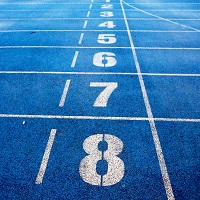
#> input picture 数字图像处理/week11-练习-图像的分割/code/pic/road200x200.jpg, 200 x 200 px
$ jupyter execute 'exercise14-霍夫变换.ipynb'
#> lines starting #> are read from the running program, lines starting #| are printed output that depends on the picture; after the words box and inside, x2 and y2 are one past the last pixel; in counts of white or black regions, pixels touching at a corner belong together; long printed decimals are rounded
[cell 1]
import cv2 as cv              # OpenCV计算机视觉库
import numpy as np            # NumPy数值计算库
import matplotlib.pyplot as plt  # Matplotlib绑图库

[cell 2]
def show(img):
    """自定义显示函数：自动判断灰度图或彩色图并正确显示"""
    if img.ndim == 2:  # 灰度图
        plt.imshow(img, cmap='gray')
    else:  # 彩色图，BGR转RGB
        img = cv.cvtColor(img, cv.COLOR_BGR2RGB)
        plt.imshow(img)
    plt.show()

# 1. Hough直线检测

## 1.1 Hough直线检测的OpenCV实现

### 1.1.1 HoughLines

lines = cv2.HoughLines(image, rho, theta, threshold)
- lines:是一个输出参数，用于存储检测到的直线的参数。通常，这是一个二维数组，每一行代表一条直线，每行包含两个元素，分别是直线的 ρ（rho） 和 θ（theta）参数。
- image:这是输入的二值化图像，通常是Canny边缘检测的输出或其他二值化图像。
- rho  :表示霍夫空间中的距离分辨率（以像素为单位）。它决定了在霍夫空间中离散化的距离间隔大小。
- theta:表示霍夫空间中的角度分辨率（以弧度为单位）。它决定了在霍夫空间中离散化的角度间隔大小。
- threshold:这是一个阈值，表示检测直线所需的最小投票数。只有在霍夫空间中投票超过这个阈值的直线才会被检测到。

[cell 3]
bgr = cv.imread('pic/road200x200.jpg')  # 读取彩色道路图片
#> bgr is the input picture: shape (200, 200, 3); mean B, G, R 179.8, 120.8, 53.7
I   = cv.cvtColor(bgr, cv.COLOR_BGR2GRAY)  # 转为灰度图
E   = cv.Canny(I, 50, 400)  # Canny边缘检测，双阈值50和400
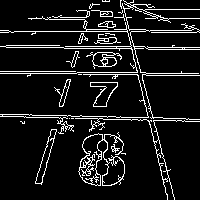
#> E: shape (200, 200); 9.7% white in thin lines or dots

show(E)

[cell 4]
# HoughLines：标准霍夫直线检测，返回每条直线的(rho, theta)参数
lines = cv.HoughLines(E, 2, np.pi/180, 140)  # rho=2像素距离分辨率，theta=1度角度分辨率，threshold=140最小投票数
#> lines = [[72, 1.57], [46, 1.57], [30, 1.57], [32, 1.55], [114, 1.59], [-118, 2.91], [74, 1.55], [-114, 2.86], [-116, 2.9], [48, 1.55], [112, 1.62], [88, 0.262]]
print(lines)       # 原始输出：三维数组 (N,1,2)
#| [[[  72.           1.571]]
#|  [[  46.           1.571]]
#|  [[  30.           1.571]]
#|  [[  32.           1.553 ]]
#|  [[ 114.           1.588]]
#|  [[-118.           2.915]]
#|  [[  74.           1.553 ]]
#|  [[-114.           2.862  ]]
#|  [[-116.           2.897]]
#|  [[  48.           1.553 ]]
#|  [[ 112.           1.623]]
#|  [[  88.           0.2618]]]
print(len(lines))  # 检测到的直线数量
#| 12
print(lines.squeeze())  # 去掉多余维度，变为二维数组 (N,2)
#| [[  72.           1.571]
#|  [  46.           1.571]
#|  [  30.           1.571]
#|  [  32.           1.553 ]
#|  [ 114.           1.588]
#|  [-118.           2.915]
#|  [  74.           1.553 ]
#|  [-114.           2.862  ]
#|  [-116.           2.897]
#|  [  48.           1.553 ]
#|  [ 112.           1.623]
#|  [  88.           0.2618]]

[cell 5]
length = 1000  # 直线绘制的延伸长度

# 将HoughLines返回的极坐标参数转换为直线端点并绘制
for (rho, theta) in lines.squeeze():
    a = np.cos(theta)  # 方向向量的x分量
    b = np.sin(theta)  # 方向向量的y分量
    x0 = rho * a       # 原点到直线的垂足坐标
    y0 = rho * b

    # 从垂足沿垂直方向向两侧延伸得到两个端点
    x1 = int(x0 + length*(-b))
    y1 = int(y0 + length*(a))
    x2 = int(x0 - length*(-b))
    y2 = int(y0 - length*(a))

    cv.line(bgr, (x1, y1), (x2, y2), (0,0,255), 1)  # 在原图上绘制红色直线
#> this loop made 12 passes
#> (rho, theta, a, b, x0, y0, x1, y1) on passes 1 to 12: (72, 1.57, -4.37e-08, 1, -3.15e-06, 72, -1000, 71), (46, 1.57, -4.37e-08, 1, -2.01e-06, 46, -1000, 45), (30, 1.57, -4.37e-08, 1, -1.31e-06, 30, -1000, 29), (32, 1.55, 0.0175, 1, 0.558, 32, -999, 49), (114, 1.59, -0.0175, 1, -1.99, 114, -1001, 96), (-118, 2.91, -0.974, 0.225, 115, -26.54, -109, -1000), (74, 1.55, 0.0175, 1, 1.29, 73.99, -998, 91), (-114, 2.86, -0.961, 0.276, 109.6, -31.42, -166, -992), (-116, 2.9, -0.97, 0.242, 112.6, -28.06, -129, -998), (48, 1.55, 0.0175, 1, 0.838, 47.99, -999, 65), (112, 1.62, -0.0523, 0.999, -5.86, 111.8, -1004, 59), (88, 0.262, 0.966, 0.259, 85, 22.78, -173, 988)
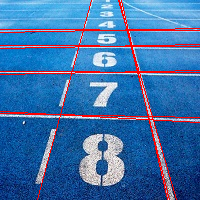
#> bgr: shape (200, 200, 3); 5.45% of pixels changed, all inside (x1, y1, x2, y2) = (0, 0, 200, 200)

show(bgr)

cv2.line(image, start_point, end_point, color, thickness)
- image:它是要在其上绘制线条的图像。
- start_point：它是线的起始坐标。坐标表示为两个值的元组，即(X坐标值，Y坐标值)。
- end_point：它是直线的终点坐标。坐标表示为两个值的元组，即(X坐标值ÿ坐标值)。
- color:它是要绘制的线条的颜色。对于BGR，我们通过一个元组。例如：(255，0，0)为蓝色。
- thickness:它是线的粗细像素。

### 1.1.2 HoughLinesP

lines = cv2.HoughLinesP(image, rho, theta, threshold, minLineLength, maxLineGap)
- minLineLength: 默认值为 0。最短线段的长度，比这个设定参数短的线段就不能被显现出来。
- maxLineGap: 默认值为 0。允许将同一行点与点之间连接起来的最大距离。

[cell 6]
bgr = cv.imread('pic/road200x200.jpg')  # 重新读取原图

# HoughLinesP：概率霍夫直线检测，直接返回线段端点坐标(x1,y1,x2,y2)
lines = cv.HoughLinesP(E, 2, np.pi/180, 80, minLineLength=20, maxLineGap=3)
#> lines = 30 rows, first 6: [0, 71, 75, 71], [29, 115, 70, 115], [0, 73, 43, 73], [0, 46, 121, 48], [9, 31, 149, 31], [135, 62, 167, 199]
# minLineLength=20：最短线段长度；maxLineGap=3：允许的最大间隙
for (x1, y1, x2, y2) in lines.squeeze():
    cv.line(bgr, (x1, y1), (x2, y2), (0, 0, 255), 1)
#> this loop made 30 passes
#> (x1, y1, x2, y2) on passes 1 to 12: (0, 71, 75, 71), (29, 115, 70, 115), (0, 73, 43, 73), (0, 46, 121, 48), (9, 31, 149, 31), (135, 62, 167, 199), (145, 47, 197, 47), (142, 77, 154, 122), (24, 117, 65, 117), (63, 105, 70, 79), (155, 73, 198, 73), (105, 119, 146, 119)
#> bgr: shape (200, 200, 3); 3.8% of pixels changed, all inside (x1, y1, x2, y2) = (0, 3, 200, 200)

show(bgr)

##  1.2 Hough直线检测的编程实现

[cell 7]
# 手动实现霍夫直线检测（编程实现版）
I = cv.imread('pic/road200x200.jpg', 0)  # 读取灰度图
#> I: shape (200, 200); min 0, max 255, mean 107.3
E = cv.Canny(I, 100, 400)  # Canny边缘检测
#> E: shape (200, 200); 8.9% white in thin lines or dots
h, w = E.shape
#> h = 200; w = 200

dr = 2                    # rho距离分辨率（像素）
dt = np.pi / 180          # theta角度分辨率（1度=π/180弧度）
thresh = 130              # 投票阈值

# rho范围：0到对角线长度；theta范围：0到2π
rmin, rmax = 0, np.sqrt(h**2 + w**2)
#> rmin = 0; rmax = 282.8
tmin, tmax = 0, 2*np.pi

m = int((rmax - rmin) / dr) + 1  # 累加器rho维度
#> m = 142
n = int((tmax - tmin) / dt) + 1  # 累加器theta维度
N = np.zeros((m,n), np.int32)    # 霍夫累加器，初始值为0

ys, xs = np.where(E == 255)  # 找到所有边缘像素坐标
#> ys = 3543 values from 0 to 199; xs = 3543 values, max 199 at index 152, min 0 at index 584, mean 107.6
thetas = np.arange(tmin, tmax, dt)  # theta采样序列

# 对每个边缘像素，遍历所有theta，计算对应的rho并投票
for (x,y) in zip(xs, ys):
    rhos = np.abs(x * np.cos(thetas) + y * np.sin(thetas))  # ρ = |x·cosθ + y·sinθ|
    ms = np.round(rhos / dr).astype(np.int32)  # 将rho映射到累加器行索引
    ns = np.round(thetas / dt).astype(np.int32) # 将theta映射到累加器列索引
    for (m,n) in zip(ms, ns):
        N[m,n] += 1  # 投票+1
#> this loop made 3543 passes
#> (x, y) on passes 1 to 3: (105, 0), (109, 0), (120, 0)
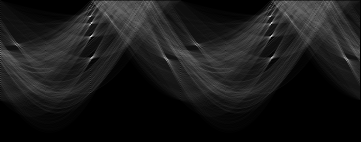
#> N: shape (142, 361) int32; min 0, max 222, mean 24.9

show(N)

[cell 8]
plt.imshow(N, cmap='jet')  # 用jet颜色映射显示霍夫累加器，亮色区域表示投票多的(rho,theta)对
plt.show()

[cell 9]
bgr = cv.imread('pic/road200x200.jpg')  # 重新读取原图

rs, ts = np.where(N > thresh)  # 找到投票数超过阈值的累加器位置
#> rs = 57 values from 14 to 60; ts = 57 values, max 347 at index 54, min 15 at index 33, mean 193.3
rs = rs * dr   # 将索引转换回实际rho值
#> rs = 57 values from 28 to 120
ts = ts * dt   # 将索引转换回实际theta值
#> ts = 57 values, max 6.06 at index 54, min 0.262 at index 33, mean 3.37

length = 1000

# 将极坐标参数(rho, theta)转换为直线端点并绘制
for (rho, theta) in zip(rs, ts):
    a = np.cos(theta)
    b = np.sin(theta)
    x0 = rho * a
    y0 = rho * b
    x1 = int(x0 + length*(-b))
    y1 = int(y0 + length*(a))
    x2 = int(x0 - length*(-b))
    y2 = int(y0 - length*(a))

    cv.line(bgr, (x1, y1), (x2, y2), (0,0,255), 1)
#> this loop made 57 passes
#> (rho, theta, a, b, x0, y0, x1, y1) on passes 1 to 12: (28, 1.85, -0.276, 0.961, -7.72, 26.92, -968, -248), (28, 4.99, 0.276, -0.961, 7.72, -26.92, 968, 248), (30, 1.59, -0.0175, 1, -0.524, 30, -1000, 12), (30, 4.73, 0.0175, -1, 0.524, -30, 1000, -12), (32, 1.55, 0.0175, 1, 0.558, 32, -999, 49), (32, 1.57, 6.12e-17, 1, 1.96e-15, 32, -1000, 32), (32, 4.69, -0.0175, -1, -0.558, -32, 999, -49), (32, 4.71, -1.84e-16, -1, -5.88e-15, -32, 1000, -32), (44, 1.59, -0.0175, 1, -0.768, 43.99, -1000, 26), (44, 1.61, -0.0349, 0.999, -1.54, 43.97, -1000, 9), (44, 4.73, 0.0175, -1, 0.768, -43.99, 1000, -26), (44, 4.75, 0.0349, -0.999, 1.54, -43.97, 1000, -9)

show(bgr)

# 2.Hough圆检测

## 2.1 Hough圆检测的OpenCV实现

cv.HoughCircles(image, method, dp, minDist, param1, param2, minRadius, maxRadius)
- image: 灰度图（该函数里面会自动进行Canny边缘检测，检测阈值间 param1）
- method: 只提供霍夫梯度法， cv.HOUGH_GRADIENT, cv.HOUGH_GRADIENT_ALT
- dp: 图像分辨率与累加器分辨率之比，可取 dp=1~2
- minDist: 两个不同圆圆心之间的最小距离
- param1: 用于Canny的边缘阀值上限，下限被置为上限的一半
- param2: cv.HOUGH_GRADIENT 方法的累加器阈值，阈值越小，检测到的圆圈越多。
          选择 cv.HOUGH_GRADIENT_ALT 方法时，该参数取 0-1 之间，用于衡量圆的完美度，最完美时取 1.
- minRadius: 最小圆半径
- maxRadius: 最大圆半径

[cell 10]
bgr = cv.imread('pic/moons150x400.jpg')  # 读取月亮图片用于圆检测
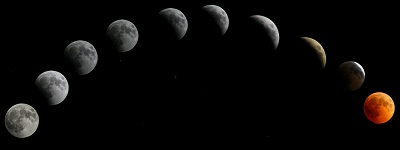
#> input picture 数字图像处理/week11-练习-图像的分割/code/pic/moons150x400.jpg, 400 x 150 px
#> bgr is the input picture: shape (150, 400, 3); mean B, G, R 7.7, 8.7, 10
I   = cv.cvtColor(bgr, cv.COLOR_BGR2GRAY)  # 转为灰度图
#> I: shape (150, 400)

# HoughCircles：霍夫圆检测，函数内部会自动做Canny边缘检测
circles = cv.HoughCircles(I, cv.HOUGH_GRADIENT, dp=1.5, minDist=10,
                param1=400, param2=50,        # param1=Canny高阈值，param2=累加器投票阈值
                minRadius=10, maxRadius=20)    # 圆半径范围10-20
#> circles = [[378.8, 107.2, 15.7], [21.75, 120.8, 17.8], [120.8, 35.25, 16.9], [51.75, 87.75, 16.6]]
circles  # 返回格式：[[[x, y, r], ...]]，(x,y)为圆心坐标，r为半径
#> Out has the same summary as circles

[cell 11]
# 在原图上绘制检测到的圆
for (x,y,r) in circles.squeeze():
    cv.circle(bgr, (int(x), int(y)), int(r), (0,255,255), 1)  # 绘制黄色圆，线宽1
#> this loop made 4 passes
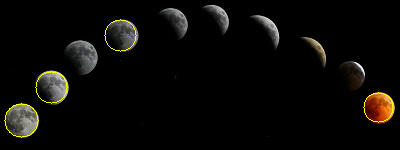
#> bgr: shape (150, 400, 3); 0.59% of pixels changed, all inside (x1, y1, x2, y2) = (4, 19, 394, 138)

show(bgr)

[cell 12]
bgr = cv.imread('pic/moons150x400.jpg')
I   = cv.cvtColor(bgr, cv.COLOR_BGR2GRAY)

# HOUGH_GRADIENT_ALT：改进的霍夫梯度法，param2取0-1之间衡量圆的完美度
circles = cv.HoughCircles(I, cv.HOUGH_GRADIENT_ALT, dp=1.5, minDist=10,
                param1=400, param2=0.9,  # param2=0.9表示要求较高的圆完美度
                minRadius=10, maxRadius=20)
#> circles = [[21, 120, 17.27], [379.5, 106.5, 15.74], [121.5, 34.5, 16.08], [79.5, 57, 17.29], [51, 87, 17.21], [351, 73.5, 13.73]]

for (x,y,r) in circles.squeeze():
    cv.circle(bgr, (int(x), int(y)), int(r), (0,255,255), 1)
#> this loop made 6 passes
#> bgr: shape (150, 400, 3); 0.89% of pixels changed, all inside (x1, y1, x2, y2) = (4, 18, 395, 138)

show(bgr)

## 2.2 Hough圆检测的编程实现

### 2.2.1 标准方法

[cell 13]
# 手动实现霍夫圆检测（标准方法）
bgr = cv.imread('pic/moons150x400.jpg')
I   = cv.cvtColor(bgr, cv.COLOR_BGR2GRAY)
E   = cv.Canny(I, 200, 400)  # Canny边缘检测
#> E: shape (150, 400); 1.7% white in thin lines or dots, all inside (x1, y1, x2, y2) = (4, 4, 395, 138)
show(E)

h, w = E.shape
#> h = 150; w = 400

rmin, rmax, dr = 17, 19, 1   # 半径搜索范围和步长
nr = int((rmax - rmin) / dr) + 1

N = np.zeros((w, h, nr))      # 3D累加器：(宽, 高, 半径数)

ys, xs = np.where(E == 255)   # 边缘像素坐标
#> ys = 991 values from 4 to 137; xs = 991 values, max 394 at index 792, min 4 at index 883, mean 183.1
for (x,y) in zip(xs, ys):
    for r in range(rmin, rmax, dr):
        circ = np.zeros((h, w), np.uint8)
        cv.circle(circ, (x,y), r, 255, 1)  # 以边缘点为圆心画圆
        bs, aas = np.where(circ == 255)     # 圆上的所有点

        N[aas, bs, r-rmin] += 1  # 这些点作为圆心的投票+1
#> this loop made 991 passes
#> (x, y) on passes 1 to 3: (208, 4), (209, 4), (210, 4)
#> N: shape (400, 150, 3) float64
#> circ: shape (150, 400); 0.12% white in thin lines or dots, all inside (x1, y1, x2, y2) = (8, 119, 45, 150)

thresh = N.max() / 2             # 投票阈值取最大值的一半
#> thresh = 37
aas, bs, rs = np.where(N >= thresh)
#> aas = 17 values from 21 to 378; bs = 17 values, max 121 at index 3, min 24 at index 15, mean 90.53; rs = 17 values, max 1 at index 1, min 0 at index 0, mean 0.471

for (a,b,r) in zip(aas, bs, rs):
    cv.circle(bgr, (a,b), r+rmin, 255, 1)  # 绘制检测到的白色圆
#> this loop made 17 passes
#> (a, b, r) on passes 1 to 12: (21, 119, 0), (21, 119, 1), (21, 120, 1), (21, 121, 0), (21, 121, 1), (22, 119, 0), (22, 120, 0), (22, 120, 1), (22, 121, 0), (51, 87, 1), (51, 88, 1), (80, 57, 1)
#> bgr: shape (150, 400, 3); 1.81% of pixels changed, all inside (x1, y1, x2, y2) = (3, 7, 396, 140)

show(bgr)

[cell 14]
plt.imshow(N[:,:,0].T, cmap='jet')  # 显示半径=rmin时的累加器切片，T转置以匹配图像坐标
plt.show()

[cell 15]
# 辅助演示：在空白图像上画一条指定角度的直线，帮助理解霍夫变换的几何原理
I = np.zeros((100,100), np.uint8)  # 100x100黑色图像
h, w = I.shape

theta = np.pi / 9     # 直线角度：20度（π/9弧度）
px = np.cos(theta)    # 方向向量x分量
py = np.sin(theta)    # 方向向量y分量

lmax = w + h          # 延伸长度足够覆盖整个图像
x, y = 50, 50         # 直线中心点
x1 = int(x + px*lmax)
y1 = int(y + py*lmax)
x2 = int(x - px*lmax)
y2 = int(y - py*lmax)

show(cv.line(I, (x1,y1), (x2,y2), 255, 1))  # 绘制白色直线
#> I: shape (100, 100); 1% white in thin lines or dots, all inside (x1, y1, x2, y2) = (0, 32, 100, 69)

### 2.2.2 梯度法

[cell 16]
# 手动实现霍夫圆检测（梯度法）：利用边缘像素的梯度方向缩小圆心搜索范围
bgr = cv.imread('pic/moons150x400.jpg')
I   = cv.cvtColor(bgr, cv.COLOR_BGR2GRAY)
E   = cv.Canny(I, 200, 400)

h, w = E.shape

rmin, rmax, dr = 15, 20, 1

# 计算x和y方向的Sobel梯度
Ix = cv.Sobel(I, cv.CV_64F, 1, 0)
Iy = cv.Sobel(I, cv.CV_64F, 0, 1)
Ir = np.sqrt(Ix**2 + Iy**2)  # 梯度幅值
Ix /= (Ir + 1e-5)  # 归一化，避免除零，得到梯度方向单位向量
Iy /= (Ir + 1e-5)
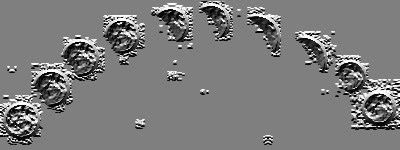
#> Iy: shape (150, 400) float64; min -1, max 1, mean -0.0284; drawn with min black and max white

N  = np.zeros((h, w), np.int32)  # 2D累加器（只累加圆心位置）
lmax = N.shape[0] + N.shape[1]
#> lmax = 550

ys, xs = np.where(E == 255)
for (x, y) in zip(xs, ys):
    px = Ix[y, x]  # 边缘像素的梯度方向x分量
    py = Iy[y, x]  # 边缘像素的梯度方向y分量

    # 沿梯度方向画线，线上的点都可能作为圆心
    x1 = int(x + px*lmax)
    y1 = int(y + py*lmax)
    x2 = int(x - px*lmax)
    y2 = int(y - py*lmax)

    line = np.zeros(N.shape, np.uint8)
    cv.line(line, (x1, y1), (x2, y2), 255, 1)

    bs, aas = np.where(line == 255)
    N[bs, aas] += 1  # 梯度方向线上所有点的圆心投票+1
#> this loop made 991 passes
#> (x, y) on passes 22 to 24: (206, 7), (207, 7), (212, 7)
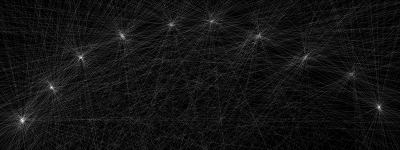
#> N: shape (150, 400) int32; min 0, max 42, mean 3.2; drawn with min black and max white
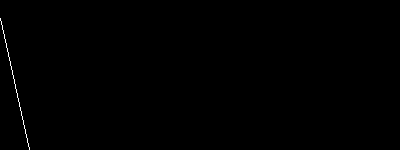
#> line: shape (150, 400); 0.22% white in thin lines or dots, all inside (x1, y1, x2, y2) = (0, 18, 30, 150)

show(N)

[cell 17]
plt.imshow(N, cmap='jet')  # 用jet颜色映射显示梯度法的圆心累加器
plt.show()

[cell 18]
# 根据累加器找到候选圆心，再验证每个半径下的圆与边缘的重合度
thresh1 = N.max() / 2  # 圆心投票阈值
thresh2 = 30           # 圆与边缘重合的最小像素数

bs, aas = np.where(N >= thresh1)  # 候选圆心坐标
abr = []  # 存储通过验证的(a,b,r)三元组

for (a,b) in zip(aas, bs):
    for r in range(rmin, rmax, dr):
        circ = np.zeros(I.shape, np.uint8)
        cv.circle(circ, (a,b), r, 255, 1)  # 以候选圆心画圆
        intersection = cv.bitwise_and(circ, E)  # 与边缘图做与运算，取重合部分
        number = (intersection == 255).sum()    # 重合的边缘像素数
        if number > thresh2:  # 重合度足够高则确认为圆
            abr.append((a,b,r))
#> this loop made 62 passes
#> (a, b) on passes 1 to 12: (212, 20), (210, 21), (211, 21), (170, 24), (171, 24), (172, 25), (121, 34), (122, 34), (259, 34), (121, 35), (122, 35), (258, 35)
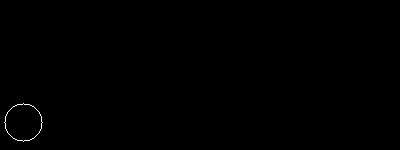
#> circ: shape (150, 400); 0.17% white in thin lines or dots, all inside (x1, y1, x2, y2) = (4, 103, 43, 142)

for (a,b,r) in abr:
    cv.circle(bgr, (a,b), r, (0,255,255), 1)
#> this loop made 37 passes
#> (a, b, r) on passes 1 to 12: (171, 24, 17), (121, 35, 17), (122, 35, 17), (121, 36, 17), (80, 56, 17), (79, 57, 18), (80, 57, 18), (81, 57, 17), (80, 58, 18), (50, 87, 18), (51, 87, 18), (52, 87, 17)
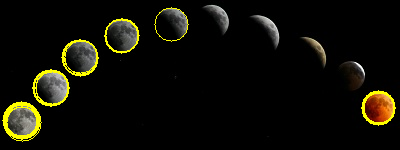
#> bgr: shape (150, 400, 3); 2.91% of pixels changed, all inside (x1, y1, x2, y2) = (2, 7, 396, 142)

show(bgr)
